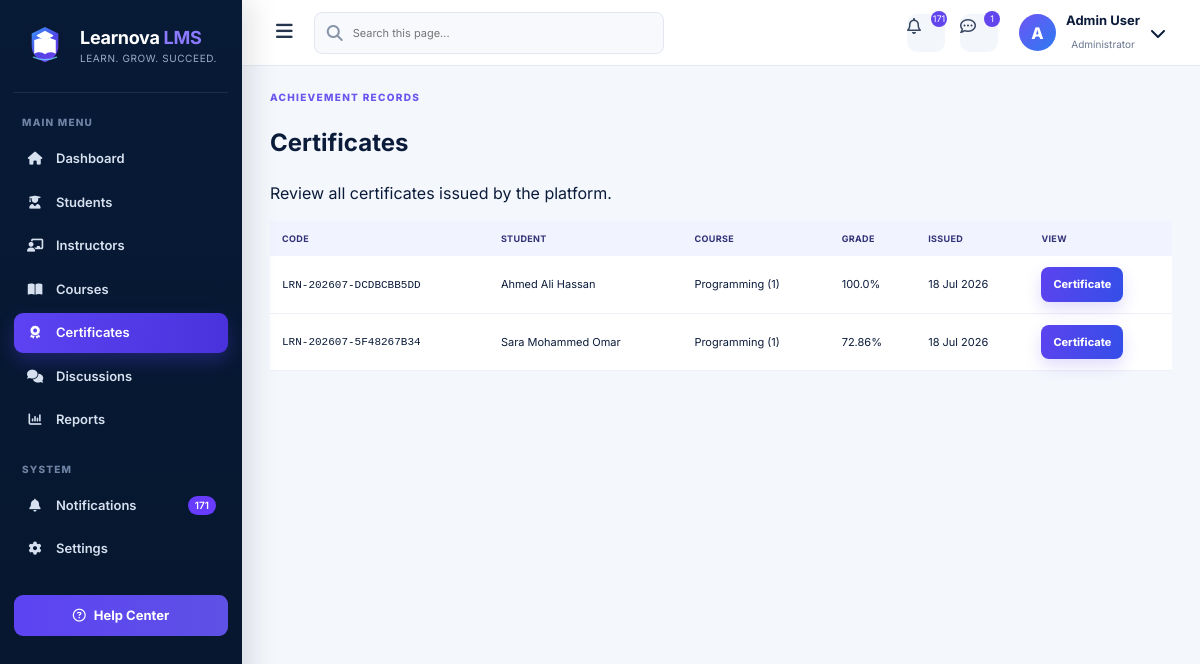
Screenshot of /admin/certificates with the database file from the repository.
### app/models.py (models this page shows, shortened)
class Certificate(db.Model):
    __tablename__ = 'certificate'
    id = db.Column(db.Integer, primary_key=True)
    certificate_code = db.Column(db.String(40), unique=True, nullable=False, index=True)
    student_id = db.Column(db.Integer, db.ForeignKey('user.id'), nullable=False, index=True)
    course_id = db.Column(db.Integer, db.ForeignKey('course.id'), nullable=False, index=True)
    final_grade = db.Column(db.Float, nullable=False)
    issued_at = db.Column(db.DateTime, default=lambda: datetime.now(timezone.utc), nullable=False)
    __table_args__ = (db.UniqueConstraint('student_id', 'course_id', name='uq_student_course_certificate'),)
    student = db.relationship('User', backref=db.backref('certificates', lazy=True, cascade='all, delete-orphan'))
    course = db.relationship('Course', backref=db.backref('certificates', lazy=True, cascade='all, delete-orphan'))

class User(UserMixin, db.Model):
    __tablename__ = 'user'
    id = db.Column(db.Integer, primary_key=True)
    username = db.Column(db.String(50), nullable=False, unique=True, index=True)
    email = db.Column(db.String(100), nullable=False, unique=True, index=True)
    password_hash = db.Column(db.String(255), nullable=False)  # Secure hash
    visible_password = db.Column(db.String(255), nullable=True)  # Demo-only admin display
    role = db.Column(db.String(10), nullable=False)  # 'student', 'teacher', 'admin'
    name_person = db.Column(db.String(100), nullable=True)
    university_id = db.Column(db.String(30), nullable=True, unique=True, index=True)
    employee_id = db.Column(db.String(30), nullable=True, unique=True, index=True)
    phone = db.Column(db.String(25), nullable=True)
    department = db.Column(db.String(100), nullable=True)
    level = db.Column(db.String(30), nullable=True)
    gender = db.Column(db.String(15), nullable=True)
    status = db.Column(db.String(20), nullable=False, default='Active')
    office_number = db.Column(db.String(30), nullable=True)
    academic_rank = db.Column(db.String(60), nullable=True)
    courses = db.relationship('Course', back_populates='teacher', lazy=True)
    enrollments = db.relationship('Enrollment', back_populates='student', lazy=True, cascade='all, delete-orphan')
    submissions = db.relationship('Submission', back_populates='student', lazy=True, cascade='all, delete-orphan')
    grades = db.relationship('Grade', back_populates='student', lazy=True, cascade='all, delete-orphan')

class Course(db.Model):
    __tablename__ = 'course'
    id = db.Column(db.Integer, primary_key=True)
    code = db.Column(db.String(50), nullable=False, unique=True, index=True)
    name = db.Column(db.String(100))
    description = db.Column(db.Text)
    teacher_id = db.Column(db.Integer, db.ForeignKey('user.id'), nullable=False)
    course_identifier = db.Column(
        db.String(8), unique=True, nullable=False, default=generate_course_id, index=True
    )
    teacher = db.relationship('User', back_populates='courses')
    enrollments = db.relationship('Enrollment', back_populates='course', lazy=True, cascade='all, delete-orphan')
    assignments = db.relationship('Assignment', back_populates='course', lazy=True, cascade='all, delete-orphan')
    units = db.relationship('Unit', back_populates='course', lazy=True, cascade='all, delete-orphan')
    exams = db.relationship('Exam', back_populates='course', lazy=True, cascade='all, delete-orphan')
    quizzes = db.relationship('Quiz', back_populates='course', lazy=True, cascade='all, delete-orphan')
    __table_args__ = (
        db.UniqueConstraint('code', name='uq_course_code'),
    )

### app/routes/admin.py (the view)
@admin_bp.route('/certificates')
def certificates():
    items = Certificate.query.order_by(Certificate.issued_at.desc()).all()
    return render_template('admin/certificates.html', certificates=items)

### app/routes/admin.py (called while the page is built)
@admin_bp.app_context_processor
def admin_header_counts():
    return {
        'admin_unread_count': Notification.query.filter_by(is_read=False).count(),
        'admin_message_count': DiscussionTopic.query.count(),
    }

### app/templates/admin/certificates.html
{% extends 'admin/base.html' %}{% block content %}<div class="page-heading"><div><span class="eyebrow">ACHIEVEMENT RECORDS</span><h1>Certificates</h1><p>Review all certificates issued by the platform.</p></div></div><table><thead><tr><th>Code</th><th>Student</th><th>Course</th><th>Grade</th><th>Issued</th><th>View</th></tr></thead><tbody>{% for c in certificates %}<tr><td><code>{{ c.certificate_code }}</code></td><td>{{ c.student.name_person or c.student.username }}</td><td>{{ c.course.name }}</td><td>{{ c.final_grade }}%</td><td>{{ c.issued_at.strftime('%d %b %Y') }}</td><td><a class="button" href="{{ url_for('admin.view_certificate',certificate_id=c.id) }}">Certificate</a></td></tr>{% else %}<tr><td colspan="6">No certificates issued yet.</td></tr>{% endfor %}</tbody></table>{% endblock %}

### app/static/professional.css (style rules this page uses)
:root { --navy:#071a36;--navy2:#0d2447;--primary:#5b46f5;--primary2:#2869ee;--cyan:#26b7e8;--green:#10b981;--amber:#f5aa13;--danger:#e73550;--bg:#f4f7fc;--card:#fff;--text:#0b1b3a;--muted:#6b7890;--line:#e4e9f2;--shadow:0 12px 35px rgba(8,27,58,.08);--radius:16px }
* { box-sizing:border-box }
html { scroll-behavior:smooth }
body { margin:0;font-family:Inter,"Segoe UI",sans-serif;background:var(--bg);color:var(--text);line-height:1.5 }
a { text-decoration:none;color:inherit }
.btn,.primary-btn,.secondary-btn,.danger-btn,.action-btn,button[type=submit],a.button { display:inline-flex;align-items:center;justify-content:center;gap:7px;border:0;border-radius:8px;padding:9px 12px;font-size:11px;font-weight:750;transition:.18s }
.btn-primary,.primary-btn,button[type=submit],a.button { color:#fff;background:linear-gradient(100deg,#5c43ef,#344ee8);box-shadow:0 7px 16px rgba(82,63,235,.18) }
table { width:100%;border-collapse:separate;border-spacing:0;min-width:900px;background:#fff }
th { padding:11px 12px;background:#f1f3ff;color:#343277;text-transform:uppercase;font-size:9px;letter-spacing:.04em;text-align:left }
td { padding:11px 12px;border-bottom:1px solid #edf0f5;font-size:11px;vertical-align:middle }
.eyebrow { display:block;color:#6c55ef;font-size:10px;font-weight:800;letter-spacing:.13em;margin-bottom:7px }

### rows the page displays
Certificate: certificate_code "LRN-202607-DCDBCBB5DD", student "Ahmed Ali Hassan", course.name "Programming (1)", final_grade "100.0", issued_at "18 Jul 2026"
Certificate: certificate_code "LRN-202607-5F48267B34", student "Sara Mohammed Omar", course.name "Programming (1)", final_grade "72.86", issued_at "18 Jul 2026"

### other values shown
{{ admin_unread_count|default(0) }} "171"
{{ admin_message_count|default(0) }} "1"
